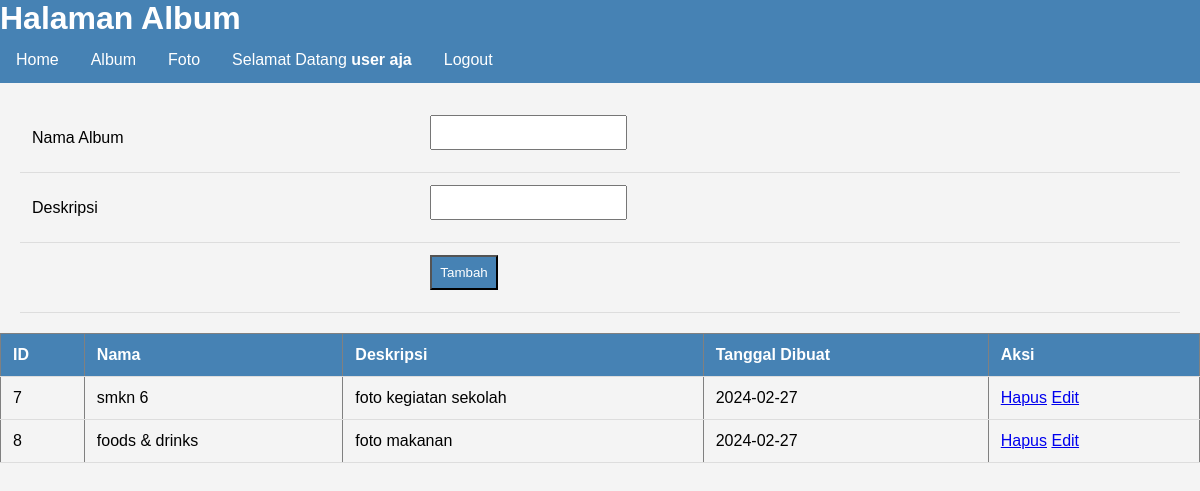
Screenshot of /album.php (signed in) with the database file from the repository.
### tables this page shows
CREATE TABLE `album` (
  `albumid` int(11) NOT NULL,
  `namaalbum` varchar(255) NOT NULL,
  `deskripsi` text NOT NULL,
  `tanggaldibuat` date NOT NULL,
  `userid` int(11) NOT NULL
);

### album.php (the view, shortened to what this page needs)
<!DOCTYPE html>
<html lang="en">
    <head>
    </head>
    <body>
        <h1>Halaman Album</h1>
        <ul>
            <li><a href="home.php">Home</a></li>
            <li><a href="album.php">Album</a></li>
            <li><a href="foto.php">Foto</a></li>
            <li><a>Selamat Datang <b><?=$_SESSION['namalengkap']?></b>
            <li><a href="logout.php">Logout</a></li>
        </ul>
        <form action="tambah_album.php" method="post">
            <table>
                <tr>
                    <td>Nama Album</td>
                    <td><input type="text" name="namaalbum"></td>
                </tr>
                <tr>
                    <td>Deskripsi</td>
                    <td><input type="text" name="deskripsi"></td>
                </tr>
                <tr>
                    <td></td>
                    <td><input type="submit" value="Tambah"></td>
                </tr>
            </table>
        </form>
        <table border="1" cellpadding=5 cellspacing=0>
            <tr>
                <th>ID</th>
                <th>Nama</th>
                <th>Deskripsi</th>
                <th>Tanggal Dibuat</th>
                <th>Aksi</th>
            </tr>
            <?php
                include "koneksi.php";
                $userid=$_SESSION['userid'];
                $sql=mysqli_query($conn,"select * from album where userid='$userid'");
                while($data=mysqli_fetch_array($sql)){
                    ?>
                <tr>
                    <td><?=$data['albumid']?></td>
                    <td><?=$data['namaalbum']?></td>
                    <td><?=$data['deskripsi']?></td>
                    <td><?=$data['tanggaldibuat']?></td>
                    <td>
                        <a href="hapus_album.php?albumid=<?=$data['albumid']?>">Hapus</a>
                        <a href="edit_album.php?albumid=<?=$data['albumid']?>">Edit</a>
                    </td>
                </tr>
                <?php
                }
            ?>
        </table>
    </body>
</html>

### album.php (style rules this page uses)
body { font-family: Arial, sans-serif; margin: 0; padding: 0; background-color: #f4f4f4; }
h1 { list-style-type: none; margin: 0; padding: 0; overflow: hidden; color: white; background-color: #4682B4; }
ul { list-style-type: none; padding: 0; margin: 0; background-color: #4682B4; overflow: hidden; }
li { float: left; }
li a { display: block; color: white; text-align: center; padding: 14px 16px; text-decoration: none; }
form { margin: 20px; }
table { width: 100%; border-collapse: collapse; margin-top: 20px; }
th,td { padding: 12px; text-align:left; border-bottom: 1px solid #ddd; }
th { background-color: #4682B4; color:white; }
input[type="text"],input[type="submit"] { padding: 8px; margin-bottom: 10px; }
input[type="submit"] { background-color: #4682B4; color:white; cursor: pointer; }

### rows the page displays
album: albumid "7", namaalbum "smkn 6", deskripsi "foto kegiatan sekolah", tanggaldibuat "2024-02-27"
album: albumid "8", namaalbum "foods & drinks", deskripsi "foto makanan", tanggaldibuat "2024-02-27"

### other values shown
$_SESSION['namalengkap'] "user aja"
